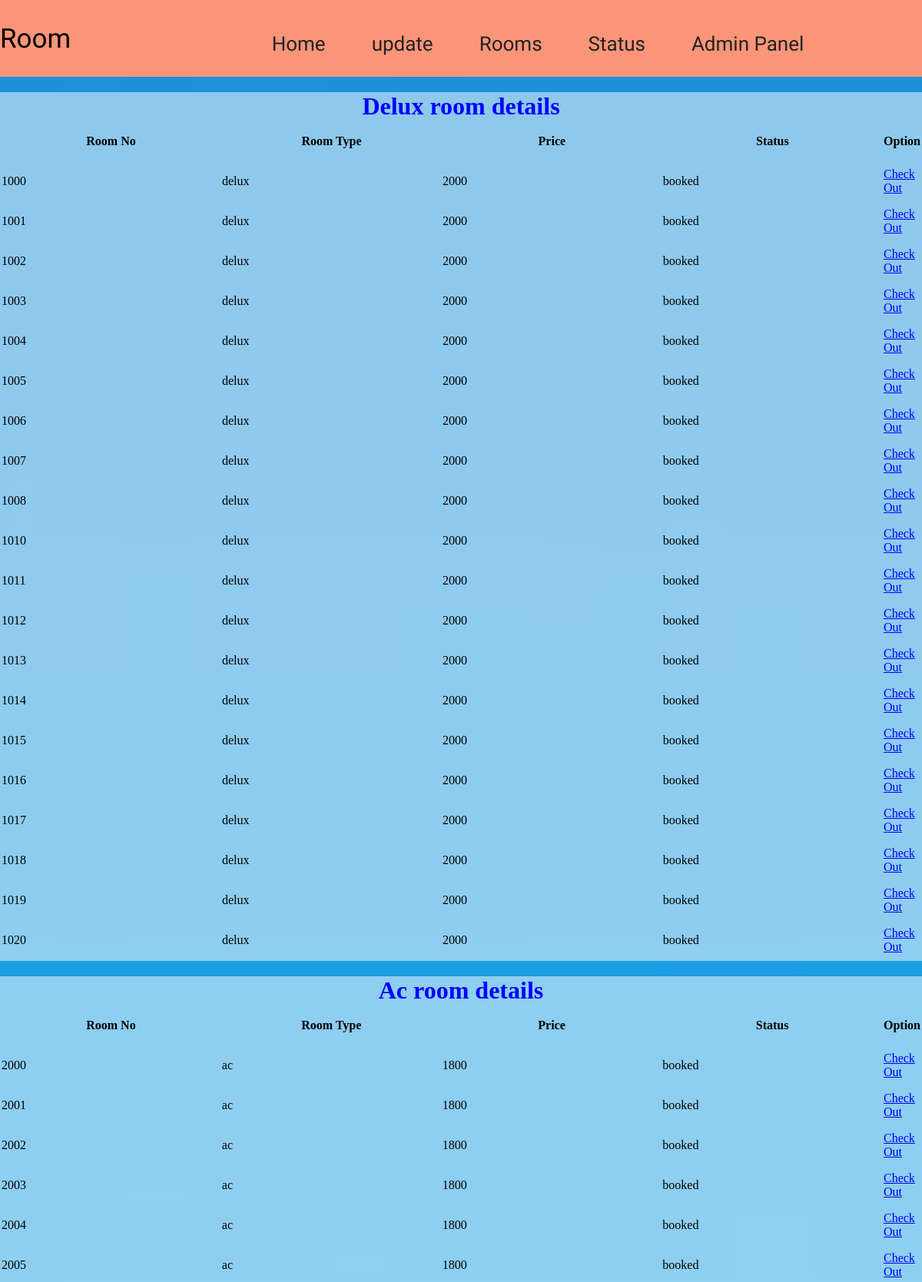
The app's page /admin/roomdetails.php (upper part) with its own data.
### tables this page shows
CREATE TABLE `deluxac_room` (
  `deluxac_id` int(255) NOT NULL,
  `room_no` varchar(10) NOT NULL,
  `room_type` varchar(50) NOT NULL,
  `price` int(100) NOT NULL,
  `status` varchar(50) NOT NULL
);

CREATE TABLE `ac_room` (
  `ac_id` int(100) NOT NULL,
  `room_no` varchar(10) NOT NULL,
  `room_type` varchar(50) NOT NULL,
  `price` int(50) NOT NULL,
  `status` varchar(50) NOT NULL
);

### admin/roomdetails.php (the view, shortened to what this page needs)
<?php
include('../connection.php'); ?>
<!DOCTYPE html>
<html lang="en">
<head>
</head>
<body>
<nav class="navbar">
    <div class="left-nav">
            <p>Room</p>
        </div>
        <div class="right-nav mt-4">
            <ul>
                <li class="item"><a href="aroom.php">Home</a></li>
         <div class="paste-button"> <li class="item">update </li>
   </div>
                <div class="paste-button"> <li class="item">Rooms</li>
   </div>
                 <li class="item"><a href="roomstatus.php">Status</a></li>
                 <li class="item"><a href="../admin.php">Admin Panel</a></li>
          </ul>
        </div>
    </nav>
    <div class="admin-room-details">
         <h1 style="color:blue; text-align:center;">Delux room details</h1>
         <table>
             <tr>
                     <th width="25%" height="50px">Room No</th>
                     <th width="25%" height="50px">Room Type</th>
                     <th width="25%" height="50px">Price</th>
                     <th width="25%" height="50px">Status</th>
                     <th width="25%" height="50px">Option</th>
             </tr>
             <?php
                $qry="SELECT * FROM `deluxac_room`";
                $run=mysqli_query($con,$qry);
                while( $row=mysqli_fetch_assoc($run))
                {
                    $rno=$row['room_no'];
                    $rtype=$row['room_type'];
                    $price=$row['price'];
                    $status=$row['status'];
                    ?>
                    <tr>
                    <td width="25%" height="50px"><?php echo $rno ?></td>
                     <td width="25%" height="50px"><?php echo $rtype ?></td>
                     <td width="25%" height="50px"><?php echo $price ?></td>
                     <td width="25%" height="50px"><?php echo $status ?></td>
                     <td><a style="color:blue;" href="co.php? rno=<?php echo $rno; ?>">Check Out</a></td>
                    </tr>
                    <?php
                }
             ?>
         </table>
    </div>
    <div class="admin-room-details">
         <h1 style="color:blue; text-align:center;">Ac room details</h1>
         <table>
             <tr>
                     <th width="25%" height="50px">Room No</th>
                     <th width="25%" height="50px">Room Type</th>
                     <th width="25%" height="50px">Price</th>
                     <th width="25%" height="50px">Status</th>
                     <th width="25%" height="50px">Option</th>
             </tr>
             <?php
                $qry="SELECT * FROM `ac_room`";
                $run=mysqli_query($con,$qry);
                while( $row=mysqli_fetch_assoc($run))
                {
                    $rno=$row['room_no'];
                    $rtype=$row['room_type'];
                    $price=$row['price'];
                    $status=$row['status'];
                    ?>
                    <tr>
                    <td width="25%" height="50px"><?php echo $rno ?></td>
                     <td width="25%" height="50px"><?php echo $rtype ?></td>
                     <td width="25%" height="50px"><?php echo $price ?></td>
                     <td width="25%" height="50px"><?php echo $status ?></td>
                     <td><a style="color:blue;" href="co1.php? rno=<?php echo $rno; ?>">Check Out</a></td>
                    </tr>
                    <?php
                }
             ?>
         </table>
    </div>
    </body>
 </html>

### admin/roomdetails.php (style rules this page uses)
* { padding: 0; margin: 0; box-sizing: border-box; }
.navbar { width: 100%; position: sticky; height: 100px; background-color: #fa9579; display: flex; align-items: center; justify-content: center; top: 0; }
.left-nav { width: 20%; }
.left-nav p { font-family: 'Baloo 2', cursive; font-size: 35px; }
.right-nav { width: 100%; margin-top: 13px; }
.right-nav ul { display: flex; justify-content: center; }
.right-nav ul li { list-style: none; margin: 30px; }
.right-nav ul li a { text-decoration: none; color: #222; font-family: 'Baloo 2', cursive; font-size: 26px; font-weight: 400; position: relative; }
.right-nav ul .paste-button li { text-decoration: none; color: #222; font-family: 'Baloo 2', cursive; font-size: 26px; font-weight: 400; position: relative; }
.paste-button { position: relative; display: inline-block; font-family: 'Segoe UI', Tahoma, Geneva, Verdana, sans-serif; }
.admin-room-details { background:rgba(255,255,255,0.5); }
.admin-room-details h1 { text-align:center; margin-top: 20px; }
body::before { position: absolute; content: ""; height: 170%; width: 100%; z-index: -1; opacity: 0.89; background: url('../img/adminhotel2.jpg') center center/cover no-repeat; }

### records on screen
deluxac_room: room_no "1000", room_type "delux", price "2000", status "booked"
deluxac_room: room_no "1001", room_type "delux", price "2000", status "booked"
deluxac_room: room_no "1002", room_type "delux", price "2000", status "booked"
deluxac_room: room_no "1003", room_type "delux", price "2000", status "booked"
deluxac_room: room_no "1004", room_type "delux", price "2000", status "booked"
deluxac_room: room_no "1005", room_type "delux", price "2000", status "booked"
deluxac_room: room_no "1006", room_type "delux", price "2000", status "booked"
deluxac_room: room_no "1007", room_type "delux", price "2000", status "booked"
deluxac_room: room_no "1008", room_type "delux", price "2000", status "booked"
deluxac_room: room_no "1010", room_type "delux", price "2000", status "booked"
deluxac_room: room_no "1011", room_type "delux", price "2000", status "booked"
deluxac_room: room_no "1012", room_type "delux", price "2000", status "booked"
deluxac_room: room_no "1013", room_type "delux", price "2000", status "booked"
deluxac_room: room_no "1014", room_type "delux", price "2000", status "booked"
deluxac_room: room_no "1015", room_type "delux", price "2000", status "booked"
deluxac_room: room_no "1016", room_type "delux", price "2000", status "booked"
deluxac_room: room_no "1017", room_type "delux", price "2000", status "booked"
deluxac_room: room_no "1018", room_type "delux", price "2000", status "booked"
deluxac_room: room_no "1019", room_type "delux", price "2000", status "booked"
deluxac_room: room_no "1020", room_type "delux", price "2000", status "booked"
ac_room: room_no "2000", room_type "ac", price "1800", status "booked"
ac_room: room_no "2001", room_type "ac", price "1800", status "booked"
ac_room: room_no "2002", room_type "ac", price "1800", status "booked"
ac_room: room_no "2003", room_type "ac", price "1800", status "booked"
ac_room: room_no "2004", room_type "ac", price "1800", status "booked"
ac_room: room_no "2005", room_type "ac", price "1800", status "booked"
